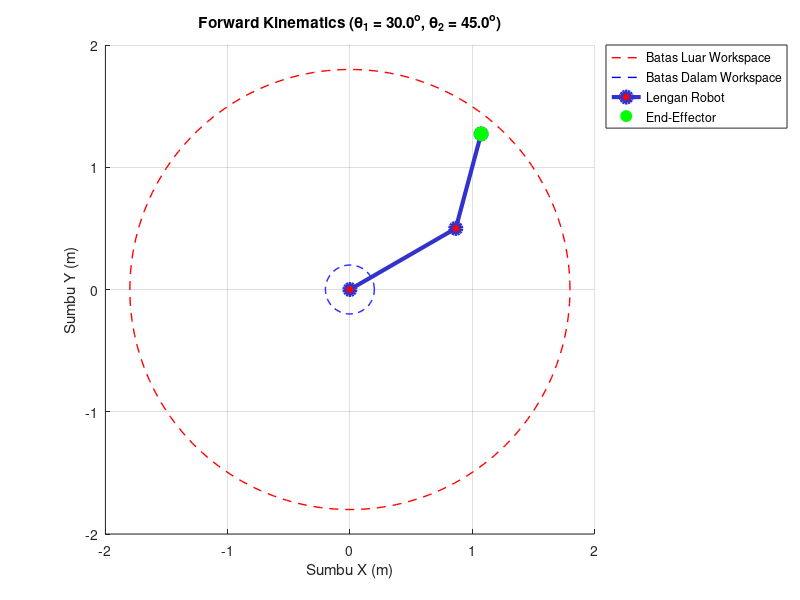

The MATLAB source for this figure:
%% PROGRAM 1: FORWARD KINEMATICS ROBOT PLANAR 2-DOF (TIPE RR)
% Deskripsi: Menghitung posisi end-effector berdasarkan sudut sendi (theta1, theta2)

clear; clc; close all;

%% 1. PARAMETER ROBOT DAN INPUT SUDUT
l1 = 1.0; % Panjang Link 1 (meter)
l2 = 0.8; % Panjang Link 2 (meter)

% Input Sudut Sendi (dalam derajat)
theta1_deg = 30; % Sudut Sendi 1
theta2_deg = 45; % Sudut Sendi 2

% Konversi ke Radian
theta1 = deg2rad(theta1_deg);
theta2 = deg2rad(theta2_deg);

%% 2. PERHITUNGAN FORWARD KINEMATICS
% Posisi Sendi 1 (Ujung Link 1)
x1 = l1 * cos(theta1);
y1 = l1 * sin(theta1);

% Posisi End-Effector (Ujung Link 2)
x_eff = x1 + l2 * cos(theta1 + theta2);
y_eff = y1 + l2 * sin(theta1 + theta2);

%% 3. TAMPILKAN HASIL PADA KONSOL
fprintf('====================================================\n');
fprintf('       SIMULASI FORWARD KINEMATICS ROBOT RR         \n');
fprintf('====================================================\n');
fprintf('Parameter Robot : l1 = %.2f m, l2 = %.2f m\n', l1, l2);
fprintf('Input Sudut     : theta1 = %.2f deg, theta2 = %.2f deg\n', theta1_deg, theta2_deg);
fprintf('----------------------------------------------------\n');
fprintf('Posisi Sendi 1   : X1 = %6.4f m, Y1 = %6.4f m\n', x1, y1);
fprintf('Posisi End-Eff   : X  = %6.4f m, Y  = %6.4f m\n', x_eff, y_eff);
fprintf('====================================================\n\n');

%% 4. VISUALISASI GRAFIS
figure('Name', 'Forward Kinematics Robot RR', 'Color', [1 1 1]);
hold on; grid on; axis equal;
xlabel('Sumbu X (m)'); ylabel('Sumbu Y (m)');
title(sprintf('Forward Kinematics (\\theta_1 = %.1f^o, \\theta_2 = %.1f^o)', theta1_deg, theta2_deg));

% Batas Workspace
r_max = l1 + l2;
r_min = abs(l1 - l2);
th_grid = linspace(0, 2*pi, 200);
plot(r_max*cos(th_grid), r_max*sin(th_grid), 'r--', 'LineWidth', 1, 'DisplayName', 'Batas Luar Workspace');
plot(r_min*cos(th_grid), r_min*sin(th_grid), 'b--', 'LineWidth', 1, 'DisplayName', 'Batas Dalam Workspace');

% Plot Struktur Robot
plot([0, x1, x_eff], [0, y1, y_eff], '-o', 'LineWidth', 3, ...
    'MarkerSize', 8, 'MarkerFaceColor', 'r', 'Color', [0.2 0.2 0.8], 'DisplayName', 'Lengan Robot');

% Plot Titik End-Effector
plot(x_eff, y_eff, 'go', 'MarkerSize', 10, 'MarkerFaceColor', 'g', 'DisplayName', 'End-Effector');

xlim([-(r_max+0.2), (r_max+0.2)]);
ylim([-(r_max+0.2), (r_max+0.2)]);
legend('Location', 'northeastoutside');
hold off;
